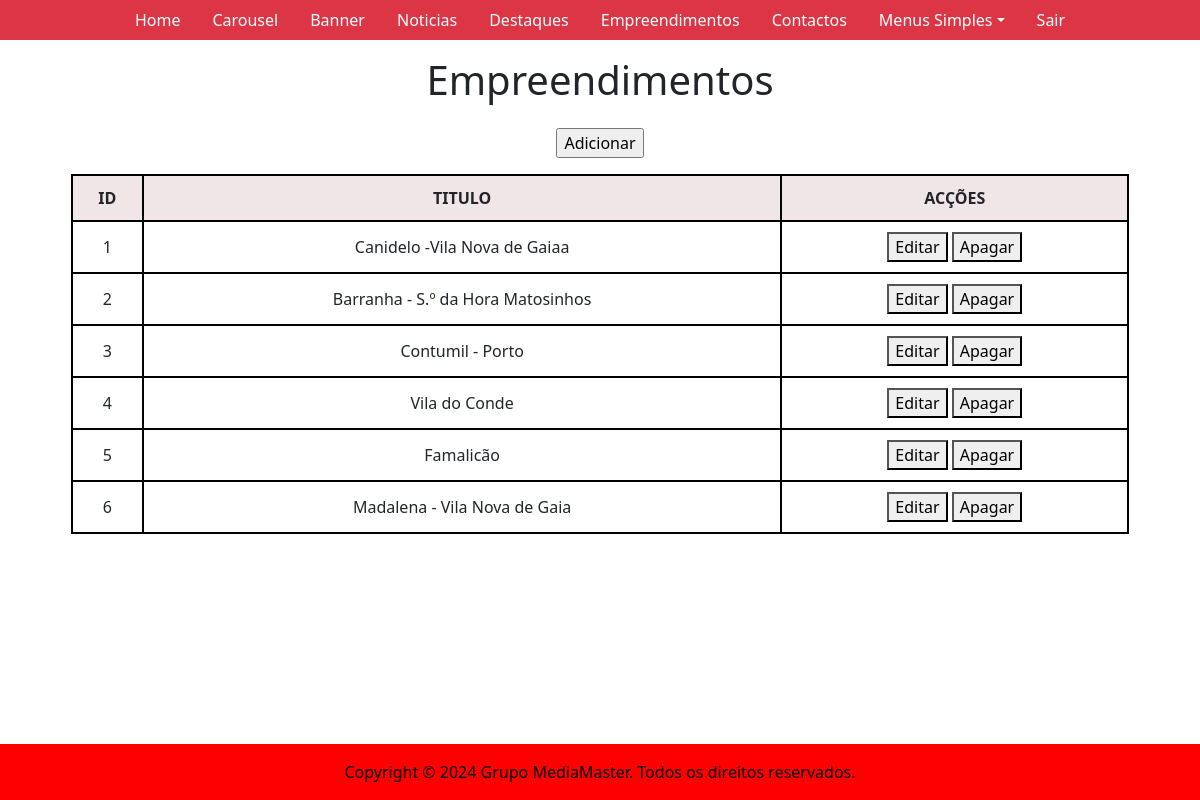
The page /backoffice/empreendimentos.php (signed in) on the database its author committed.
### tables this page shows
CREATE TABLE `empreendimentos` (
  `id` int(11) NOT NULL,
  `titulo` varchar(250) NOT NULL,
  `texto` longtext NOT NULL
);

### backoffice/empreendimentos.php (called while the page is built)
<?php
require("componentes/header.php");
require("paginas/empreendimentos_main.php");
require("componentes/footer.php");
?>

### helpers/base_dados_helper.php (called while the page is built, shortened)
<?php
$pdo = new PDO("mysql:host=localhost;dbname=construcao_e_habitacao_bd;charset=utf8mb4;", "root", "");
function selectSQL($sql){
    global $pdo;
    $consulta = $pdo->query($sql);
    $resultado = $consulta->fetchAll(PDO::FETCH_ASSOC);
    return $resultado;
}
?>

### helpers/empreendimentos_helper.php (called while the page is built, shortened)
<?php
    function getTodosEmpreendimentos(){
        $resultado = selectSQL("SELECT * FROM empreendimentos");
        return $resultado;
    }
?>

### backoffice/paginas/empreendimentos_main.php (the view)
<?php
$empreendimentos = getTodosEmpreendimentos();
?>
<main class="container-fluid">
    <div class="row my-3">
        <div class="col-12 text-center">
            <h1>Empreendimentos</h1>
        </div>
    </div>
    <div class="row">
        <div class="col-12 text-center">
            <form action="empreendimentos_novo.php">
                <input type="submit" value="Adicionar">
            </form>
        </div>
    </div>
    <div class="row mt-3">
        <div class="col-12 text-center d-flex justify-content-center">
            <table>
                <tr>
                    <th>ID</th>
                    <th>Titulo</th>
                    <th>Acções</th>
                </tr>
                <?php foreach($empreendimentos as $e): ?>
                <tr>
                    <td><?= $e["id"] ?></td>
                    <td><?= $e["titulo"] ?></td>
                    <td style="white-space: nowrap;">
                        <form action="empreendimentos_editar.php" style="display: inline-block;">
                            <button name="editar" value="<?= $e["id"]; ?>">Editar</button>
                        </form>
                        <form action="empreendimentos_apagar.php" style="display: inline-block;">
                            <button name="apagar" value="<?= $e["id"]; ?>">Apagar</button>
                        </form>
                    </td>
                </tr>
                <?php endforeach; ?>
            </table>
        </div>
    </div>
</main>

### backoffice/style.css (style rules this page uses)
table, th, td { border: 2px solid black; border-collapse: collapse; margin: auto; text-align: center; }
th { text-transform: uppercase; background-color: rgba(111, 5, 19, 0.1); }
th, td { padding: 10px 5px; }
table { width: 90%; }

### rows shown on the page
empreendimentos: id "1", titulo "Canidelo -Vila Nova de Gaiaa"
empreendimentos: id "2", titulo "Barranha - S.º da Hora Matosinhos"
empreendimentos: id "3", titulo "Contumil - Porto"
empreendimentos: id "4", titulo "Vila do Conde"
empreendimentos: id "5", titulo "Famalicão"
empreendimentos: id "6", titulo "Madalena - Vila Nova de Gaia"
